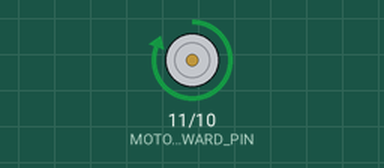
A sketch run on a simulated Arduino Uno, built with avr-gcc and run on an emulated ATmega328P. On the bench: motor-driver pin pairs drawn as motors (green arrow = first pin HIGH = forward, orange = second pin HIGH = backward, longer = more drive).

Above: at 0.5 s.
At 2.5 s:
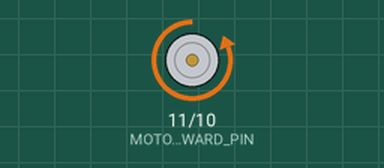
At 3.5 s:
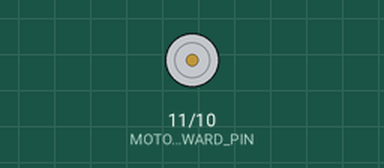
Timing chart, 0 to 5.2 s (numbered marks = the images above):
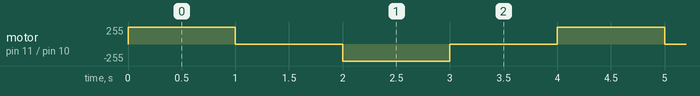

The sketch:

DRV8833_Functions.ino
```cpp
const int MOTOR_FORWARD_PIN = 11;
const int MOTOR_REVERSE_PIN = 10;

void setup() {
  pinMode(MOTOR_FORWARD_PIN, OUTPUT);
  pinMode(MOTOR_REVERSE_PIN, OUTPUT);
}

void loop() {
  forward();
  delay(1000);

  coast();
  delay(1000);

  reverse();
  delay(1000);

  coast();
  delay(1000);
}

void forward() {
  digitalWrite(MOTOR_FORWARD_PIN, HIGH);
  digitalWrite(MOTOR_REVERSE_PIN, LOW);
}

void reverse() {
  digitalWrite(MOTOR_FORWARD_PIN, LOW);
  digitalWrite(MOTOR_REVERSE_PIN, HIGH);
}

void coast() {
  digitalWrite(MOTOR_FORWARD_PIN, LOW);
  digitalWrite(MOTOR_REVERSE_PIN, LOW);
}

void brake() {
  digitalWrite(MOTOR_FORWARD_PIN, HIGH);
  digitalWrite(MOTOR_REVERSE_PIN, HIGH);
}
```

Measured:
- by itself, motor on pin 11 (MOTOR_FORWARD_PIN) / pin 10 (MOTOR_REVERSE_PIN): repeats every 4.0 s: stopped 1.0 s, backward 255/255 1.0 s, stopped 1.0 s, forward 255/255 1.0 s
